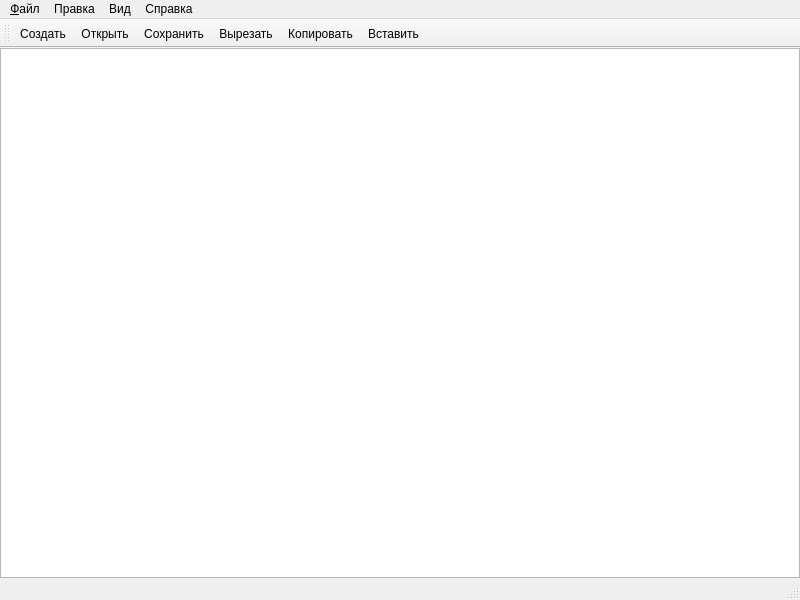
<?xml version="1.0" encoding="UTF-8"?>
<ui version="4.0">
 <class>TextEditor</class>
 <widget class="QMainWindow" name="TextEditor">
  <property name="geometry">
   <rect>
    <x>0</x>
    <y>0</y>
    <width>800</width>
    <height>600</height>
   </rect>
  </property>
  <property name="windowTitle">
   <string>TextEditor</string>
  </property>
  <widget class="QWidget" name="centralwidget">
   <layout class="QVBoxLayout" name="verticalLayout">
    <property name="leftMargin">
     <number>0</number>
    </property>
    <property name="topMargin">
     <number>0</number>
    </property>
    <property name="rightMargin">
     <number>0</number>
    </property>
    <property name="bottomMargin">
     <number>0</number>
    </property>
    <item>
     <widget class="QTextEdit" name="textEdit"/>
    </item>
   </layout>
  </widget>
  <widget class="QMenuBar" name="menubar">
   <property name="geometry">
    <rect>
     <x>0</x>
     <y>0</y>
     <width>800</width>
     <height>21</height>
    </rect>
   </property>
   <widget class="QMenu" name="menu">
    <property name="title">
     <string>&amp;Файл</string>
    </property>
    <addaction name="actionNew"/>
    <addaction name="actionOpen"/>
    <addaction name="separator"/>
    <addaction name="actionClose"/>
    <addaction name="actionSave"/>
    <addaction name="actionSaveAs"/>
    <addaction name="separator"/>
    <addaction name="actionExit"/>
    <addaction name="separator"/>
    <addaction name="separator"/>
   </widget>
   <widget class="QMenu" name="menu_2">
    <property name="title">
     <string>Вид</string>
    </property>
    <addaction name="actionSelectFont"/>
   </widget>
   <widget class="QMenu" name="menu_3">
    <property name="title">
     <string>Справка</string>
    </property>
    <addaction name="actionAbout"/>
    <addaction name="separator"/>
    <addaction name="actionAboutQt"/>
   </widget>
   <widget class="QMenu" name="menu_4">
    <property name="title">
     <string>Правка</string>
    </property>
    <addaction name="actionCut"/>
    <addaction name="separator"/>
    <addaction name="actionCopy"/>
    <addaction name="separator"/>
    <addaction name="actionPaste"/>
    <addaction name="separator"/>
    <addaction name="actionUndo"/>
    <addaction name="separator"/>
    <addaction name="actionRedo"/>
    <addaction name="separator"/>
   </widget>
   <addaction name="menu"/>
   <addaction name="menu_4"/>
   <addaction name="menu_2"/>
   <addaction name="menu_3"/>
  </widget>
  <widget class="QStatusBar" name="statusbar"/>
  <widget class="QToolBar" name="toolBar">
   <property name="windowTitle">
    <string>toolBar</string>
   </property>
   <attribute name="toolBarArea">
    <enum>TopToolBarArea</enum>
   </attribute>
   <attribute name="toolBarBreak">
    <bool>false</bool>
   </attribute>
   <addaction name="actionNew"/>
   <addaction name="actionOpen"/>
   <addaction name="actionSave"/>
   <addaction name="actionCut"/>
   <addaction name="actionCopy"/>
   <addaction name="actionPaste"/>
  </widget>
  <action name="actionNew">
   <property name="icon">
    <iconset resource="texteditor.qrc">
     <normaloff>:/icons/images/new.png</normaloff>:/icons/images/new.png</iconset>
   </property>
   <property name="text">
    <string>Создать</string>
   </property>
   <property name="toolTip">
    <string>Создать новый документ</string>
   </property>
   <property name="shortcut">
    <string>Ctrl+N</string>
   </property>
  </action>
  <action name="actionClose">
   <property name="text">
    <string>Закрыть</string>
   </property>
   <property name="toolTip">
    <string>Закрыть текущее окно</string>
   </property>
   <property name="shortcut">
    <string>Ctrl+W</string>
   </property>
  </action>
  <action name="actionExit">
   <property name="text">
    <string>Выход</string>
   </property>
   <property name="toolTip">
    <string>Закрыть приложение</string>
   </property>
  </action>
  <action name="actionSelectFont">
   <property name="text">
    <string>Выбор шрифта...</string>
   </property>
   <property name="toolTip">
    <string>Выбрать шрифт дисплея</string>
   </property>
  </action>
  <action name="actionAbout">
   <property name="text">
    <string>О программе</string>
   </property>
  </action>
  <action name="actionAboutQt">
   <property name="text">
    <string>О Qt</string>
   </property>
  </action>
  <action name="actionCut">
   <property name="icon">
    <iconset resource="texteditor.qrc">
     <normaloff>:/icons/images/cut.png</normaloff>:/icons/images/cut.png</iconset>
   </property>
   <property name="text">
    <string>Вырезать</string>
   </property>
   <property name="toolTip">
    <string>Вырезать</string>
   </property>
   <property name="shortcut">
    <string>Ctrl+X</string>
   </property>
  </action>
  <action name="actionCopy">
   <property name="icon">
    <iconset resource="texteditor.qrc">
     <normaloff>:/icons/images/copy.png</normaloff>:/icons/images/copy.png</iconset>
   </property>
   <property name="text">
    <string>Копировать</string>
   </property>
   <property name="toolTip">
    <string>Копировать</string>
   </property>
   <property name="shortcut">
    <string>Ctrl+C</string>
   </property>
  </action>
  <action name="actionPaste">
   <property name="icon">
    <iconset resource="texteditor.qrc">
     <normaloff>:/icons/images/paste.png</normaloff>:/icons/images/paste.png</iconset>
   </property>
   <property name="text">
    <string>Вставить</string>
   </property>
   <property name="toolTip">
    <string>Вставить</string>
   </property>
   <property name="shortcut">
    <string>Ctrl+V</string>
   </property>
  </action>
  <action name="actionUndo">
   <property name="text">
    <string>Отменить</string>
   </property>
   <property name="toolTip">
    <string>Отменить последнее действие</string>
   </property>
   <property name="shortcut">
    <string>Ctrl+Z</string>
   </property>
  </action>
  <action name="actionRedo">
   <property name="text">
    <string>Повторить</string>
   </property>
   <property name="toolTip">
    <string>Повторить последнее действие</string>
   </property>
   <property name="shortcut">
    <string>Ctrl+Y</string>
   </property>
  </action>
  <action name="actionOpen">
   <property name="icon">
    <iconset resource="texteditor.qrc">
     <normaloff>:/icons/images/open.png</normaloff>:/icons/images/open.png</iconset>
   </property>
   <property name="text">
    <string>Открыть...</string>
   </property>
   <property name="toolTip">
    <string>Открыть файл</string>
   </property>
   <property name="shortcut">
    <string>Ctrl+O</string>
   </property>
  </action>
  <action name="actionSave">
   <property name="icon">
    <iconset resource="texteditor.qrc">
     <normaloff>:/icons/images/save.png</normaloff>:/icons/images/save.png</iconset>
   </property>
   <property name="text">
    <string>Сохранить</string>
   </property>
   <property name="toolTip">
    <string>Сохранить файл</string>
   </property>
   <property name="shortcut">
    <string>Ctrl+S</string>
   </property>
  </action>
  <action name="actionSaveAs">
   <property name="text">
    <string>Сохранить как...</string>
   </property>
   <property name="toolTip">
    <string>Слхранить документ как</string>
   </property>
   <property name="shortcut">
    <string>Ctrl+Shift+S</string>
   </property>
  </action>
 </widget>
 <resources>
  <include location="texteditor.qrc"/>
 </resources>
 <connections/>
</ui>
